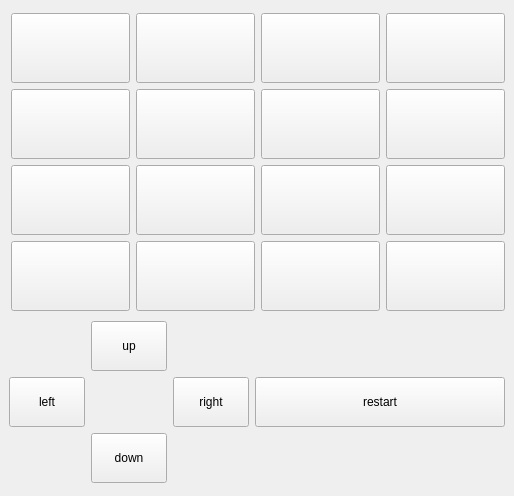
<?xml version="1.0" encoding="UTF-8"?>
<ui version="4.0">
 <class>MainWindow</class>
 <widget class="QMainWindow" name="MainWindow">
  <property name="geometry">
   <rect>
    <x>0</x>
    <y>0</y>
    <width>514</width>
    <height>496</height>
   </rect>
  </property>
  <property name="windowTitle">
   <string>MainWindow</string>
  </property>
  <widget class="QWidget" name="centralwidget">
   <layout class="QGridLayout" name="gridLayout_4">
    <item row="0" column="0" colspan="2">
     <layout class="QGridLayout" name="gridLayout_2">
      <property name="leftMargin">
       <number>2</number>
      </property>
      <item row="1" column="2">
       <widget class="QPushButton" name="p7">
        <property name="minimumSize">
         <size>
          <width>70</width>
          <height>70</height>
         </size>
        </property>
        <property name="text">
         <string/>
        </property>
        <attribute name="buttonGroup">
         <string notr="true">pbtn_img</string>
        </attribute>
       </widget>
      </item>
      <item row="2" column="1">
       <widget class="QPushButton" name="p10">
        <property name="minimumSize">
         <size>
          <width>70</width>
          <height>70</height>
         </size>
        </property>
        <property name="text">
         <string/>
        </property>
        <attribute name="buttonGroup">
         <string notr="true">pbtn_img</string>
        </attribute>
       </widget>
      </item>
      <item row="1" column="1">
       <widget class="QPushButton" name="p6">
        <property name="minimumSize">
         <size>
          <width>70</width>
          <height>70</height>
         </size>
        </property>
        <property name="text">
         <string/>
        </property>
        <attribute name="buttonGroup">
         <string notr="true">pbtn_img</string>
        </attribute>
       </widget>
      </item>
      <item row="1" column="3">
       <widget class="QPushButton" name="p8">
        <property name="minimumSize">
         <size>
          <width>70</width>
          <height>70</height>
         </size>
        </property>
        <property name="text">
         <string/>
        </property>
        <attribute name="buttonGroup">
         <string notr="true">pbtn_img</string>
        </attribute>
       </widget>
      </item>
      <item row="0" column="1">
       <widget class="QPushButton" name="p2">
        <property name="minimumSize">
         <size>
          <width>70</width>
          <height>70</height>
         </size>
        </property>
        <property name="text">
         <string/>
        </property>
        <attribute name="buttonGroup">
         <string notr="true">pbtn_img</string>
        </attribute>
       </widget>
      </item>
      <item row="2" column="3">
       <widget class="QPushButton" name="p12">
        <property name="minimumSize">
         <size>
          <width>70</width>
          <height>70</height>
         </size>
        </property>
        <property name="text">
         <string/>
        </property>
        <attribute name="buttonGroup">
         <string notr="true">pbtn_img</string>
        </attribute>
       </widget>
      </item>
      <item row="0" column="2">
       <widget class="QPushButton" name="p3">
        <property name="minimumSize">
         <size>
          <width>70</width>
          <height>70</height>
         </size>
        </property>
        <property name="text">
         <string/>
        </property>
        <attribute name="buttonGroup">
         <string notr="true">pbtn_img</string>
        </attribute>
       </widget>
      </item>
      <item row="2" column="0">
       <widget class="QPushButton" name="p9">
        <property name="minimumSize">
         <size>
          <width>70</width>
          <height>70</height>
         </size>
        </property>
        <property name="text">
         <string/>
        </property>
        <attribute name="buttonGroup">
         <string notr="true">pbtn_img</string>
        </attribute>
       </widget>
      </item>
      <item row="2" column="2">
       <widget class="QPushButton" name="p11">
        <property name="minimumSize">
         <size>
          <width>70</width>
          <height>70</height>
         </size>
        </property>
        <property name="text">
         <string/>
        </property>
        <attribute name="buttonGroup">
         <string notr="true">pbtn_img</string>
        </attribute>
       </widget>
      </item>
      <item row="0" column="0">
       <widget class="QPushButton" name="p1">
        <property name="minimumSize">
         <size>
          <width>70</width>
          <height>70</height>
         </size>
        </property>
        <property name="text">
         <string/>
        </property>
        <attribute name="buttonGroup">
         <string notr="true">pbtn_img</string>
        </attribute>
       </widget>
      </item>
      <item row="0" column="3">
       <widget class="QPushButton" name="p4">
        <property name="minimumSize">
         <size>
          <width>70</width>
          <height>70</height>
         </size>
        </property>
        <property name="text">
         <string/>
        </property>
        <attribute name="buttonGroup">
         <string notr="true">pbtn_img</string>
        </attribute>
       </widget>
      </item>
      <item row="1" column="0">
       <widget class="QPushButton" name="p5">
        <property name="minimumSize">
         <size>
          <width>70</width>
          <height>70</height>
         </size>
        </property>
        <property name="text">
         <string/>
        </property>
        <attribute name="buttonGroup">
         <string notr="true">pbtn_img</string>
        </attribute>
       </widget>
      </item>
      <item row="3" column="0">
       <widget class="QPushButton" name="p13">
        <property name="minimumSize">
         <size>
          <width>70</width>
          <height>70</height>
         </size>
        </property>
        <property name="text">
         <string/>
        </property>
        <attribute name="buttonGroup">
         <string notr="true">pbtn_img</string>
        </attribute>
       </widget>
      </item>
      <item row="3" column="1">
       <widget class="QPushButton" name="p14">
        <property name="minimumSize">
         <size>
          <width>70</width>
          <height>70</height>
         </size>
        </property>
        <property name="text">
         <string/>
        </property>
        <attribute name="buttonGroup">
         <string notr="true">pbtn_img</string>
        </attribute>
       </widget>
      </item>
      <item row="3" column="2">
       <widget class="QPushButton" name="p15">
        <property name="minimumSize">
         <size>
          <width>70</width>
          <height>70</height>
         </size>
        </property>
        <property name="text">
         <string/>
        </property>
        <attribute name="buttonGroup">
         <string notr="true">pbtn_img</string>
        </attribute>
       </widget>
      </item>
      <item row="3" column="3">
       <widget class="QPushButton" name="p16">
        <property name="minimumSize">
         <size>
          <width>70</width>
          <height>70</height>
         </size>
        </property>
        <property name="text">
         <string/>
        </property>
        <attribute name="buttonGroup">
         <string notr="true">pbtn_img</string>
        </attribute>
       </widget>
      </item>
     </layout>
    </item>
    <item row="1" column="0">
     <layout class="QGridLayout" name="gridLayout_3">
      <item row="1" column="0">
       <widget class="QPushButton" name="left">
        <property name="minimumSize">
         <size>
          <width>70</width>
          <height>50</height>
         </size>
        </property>
        <property name="text">
         <string>left</string>
        </property>
       </widget>
      </item>
      <item row="1" column="2">
       <widget class="QPushButton" name="right">
        <property name="minimumSize">
         <size>
          <width>70</width>
          <height>50</height>
         </size>
        </property>
        <property name="text">
         <string>right</string>
        </property>
       </widget>
      </item>
      <item row="2" column="1">
       <widget class="QPushButton" name="down">
        <property name="minimumSize">
         <size>
          <width>70</width>
          <height>50</height>
         </size>
        </property>
        <property name="text">
         <string>down</string>
        </property>
       </widget>
      </item>
      <item row="0" column="1">
       <widget class="QPushButton" name="up">
        <property name="minimumSize">
         <size>
          <width>70</width>
          <height>50</height>
         </size>
        </property>
        <property name="text">
         <string>up</string>
        </property>
       </widget>
      </item>
     </layout>
    </item>
    <item row="1" column="1">
     <widget class="QPushButton" name="restart">
      <property name="minimumSize">
       <size>
        <width>250</width>
        <height>50</height>
       </size>
      </property>
      <property name="text">
       <string>restart</string>
      </property>
     </widget>
    </item>
   </layout>
  </widget>
 </widget>
 <resources/>
 <connections/>
 <buttongroups>
  <buttongroup name="pbtn_img"/>
 </buttongroups>
</ui>
